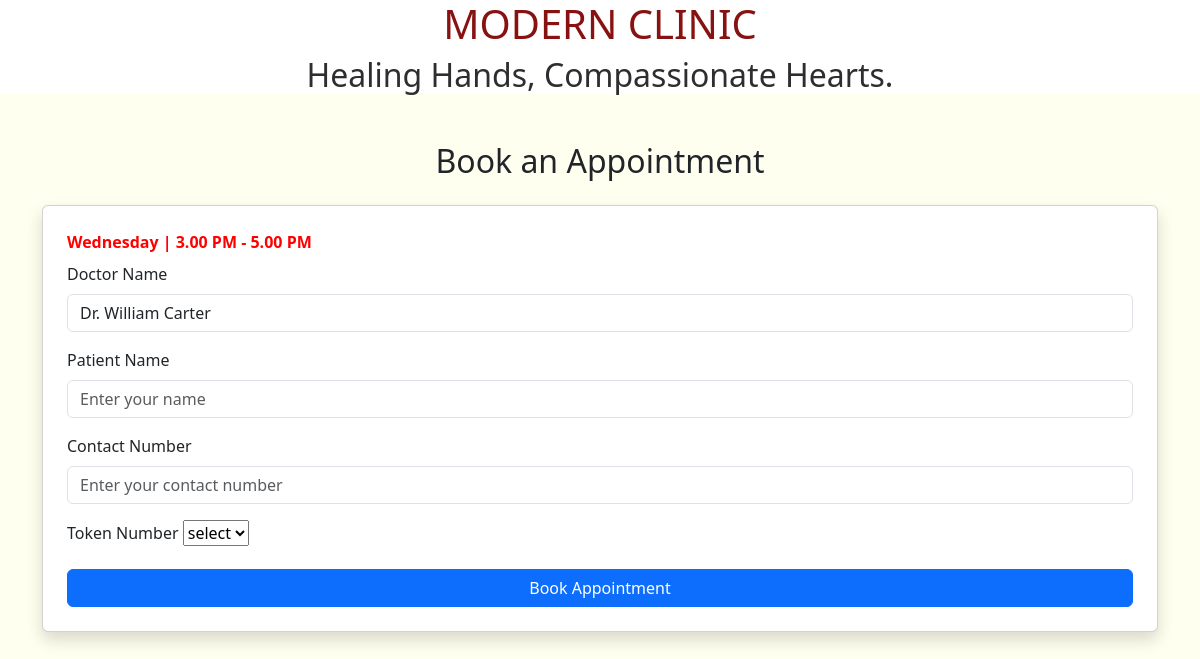
The app's page /booking/appointment/2 with its own data.
### booking/models.py (models this page shows, shortened)
class TeamofDoctors(models.Model):
    name = models.CharField(max_length=50,null=True,blank=True)
    specialization = models.CharField(max_length=50,null=True,blank=True)
    op_date = models.CharField(max_length=250,null=True,blank=True)

### booking/views.py (the view)
# urls.py: path('appointment/<int:doctor_id>',views.appointment_page,name="appointment")
def appointment_page(request,doctor_id):
    doctor = TeamofDoctors.objects.get(id=doctor_id)
    tokens = Token.objects.filter(doctor=doctor,is_booked=False)
    return render(request,"booking/appointment.html",{'doctor':doctor,'tokens':tokens})

### booking/templates/booking/appointment.html (shortened to what this page needs)
<!DOCTYPE html>
{% extends 'booking/home.html'%}
{% block content %}
<html lang="en">
<head>
    <link rel="stylesheet" href="https://cdn.jsdelivr.net/npm/bootstrap@5.3.0/dist/css/bootstrap.min.css">
</head>
<body>
<div class="container mt-5">
    <h2 class="text-center mb-4">Book an Appointment</h2>
    <div class="card p-4 shadow">
        <form>
            <strong><label style="color: red;" for="" class="form-label">{{doctor.op_date}}</label></strong>
            <div class="mb-3">
                <label for="patientName" class="form-label">Doctor Name</label>
                <input type="text" class="form-control" id="patientName" value="{{doctor.name}}" readonly>
            </div>
            <div class="mb-3">
                <label for="patientName" class="form-label">Patient Name</label>
                <input type="text" class="form-control" id="patientName" placeholder="Enter your name" required>
            </div>
            <div class="mb-3">
                <label for="contactNumber" class="form-label">Contact Number</label>
                <input type="tel" class="form-control" id="contactNumber" placeholder="Enter your contact number" required>
            </div>
            <div class="mb-3">
                <label for="tokenNumber" class="form-label">Token Number</label>
                <select name="" id="">
                    <option>select</option>
                </select>
            </div>
            <button type="submit" class="btn btn-primary w-100">Book Appointment</button>
        </form>
    </div>
</div>
{% endblock %}

### records on screen
TeamofDoctors: op_date "Wednesday | 3.00 PM - 5.00 PM", name "Dr. William Carter"
